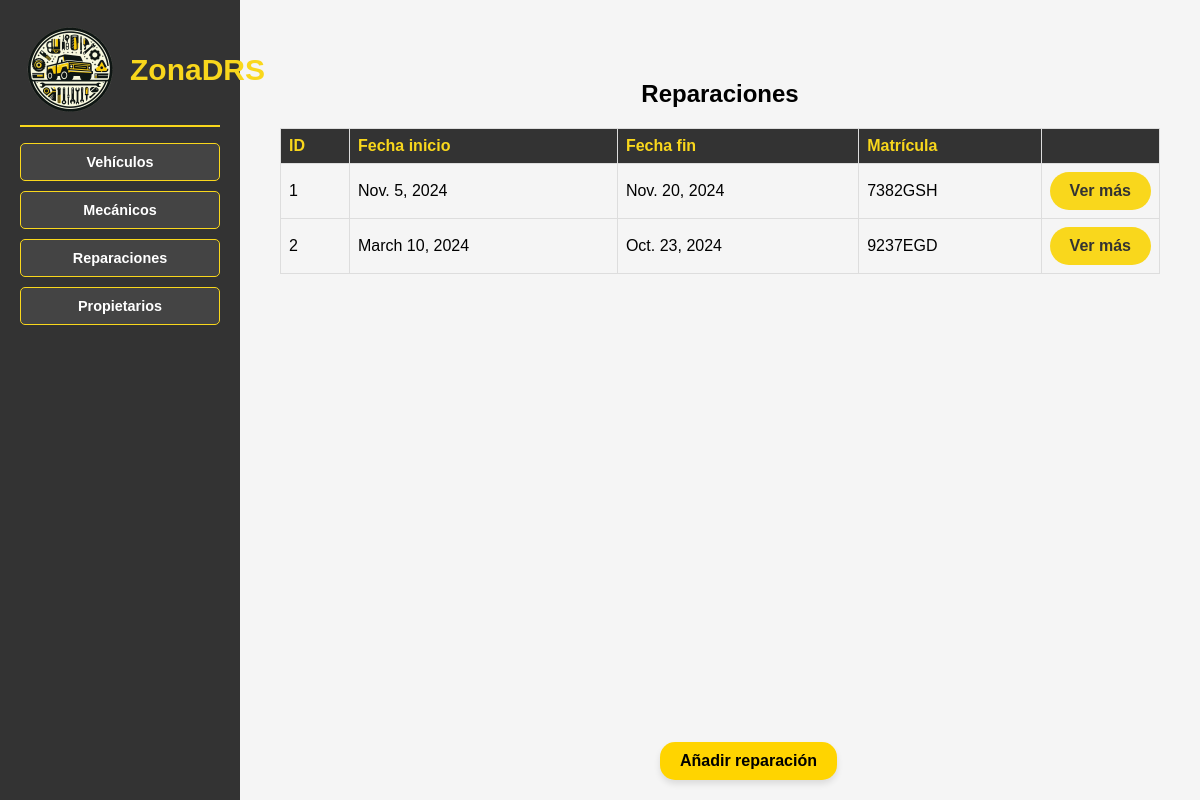
The app's page /ZonaDRS/listaReparaciones/, older data.
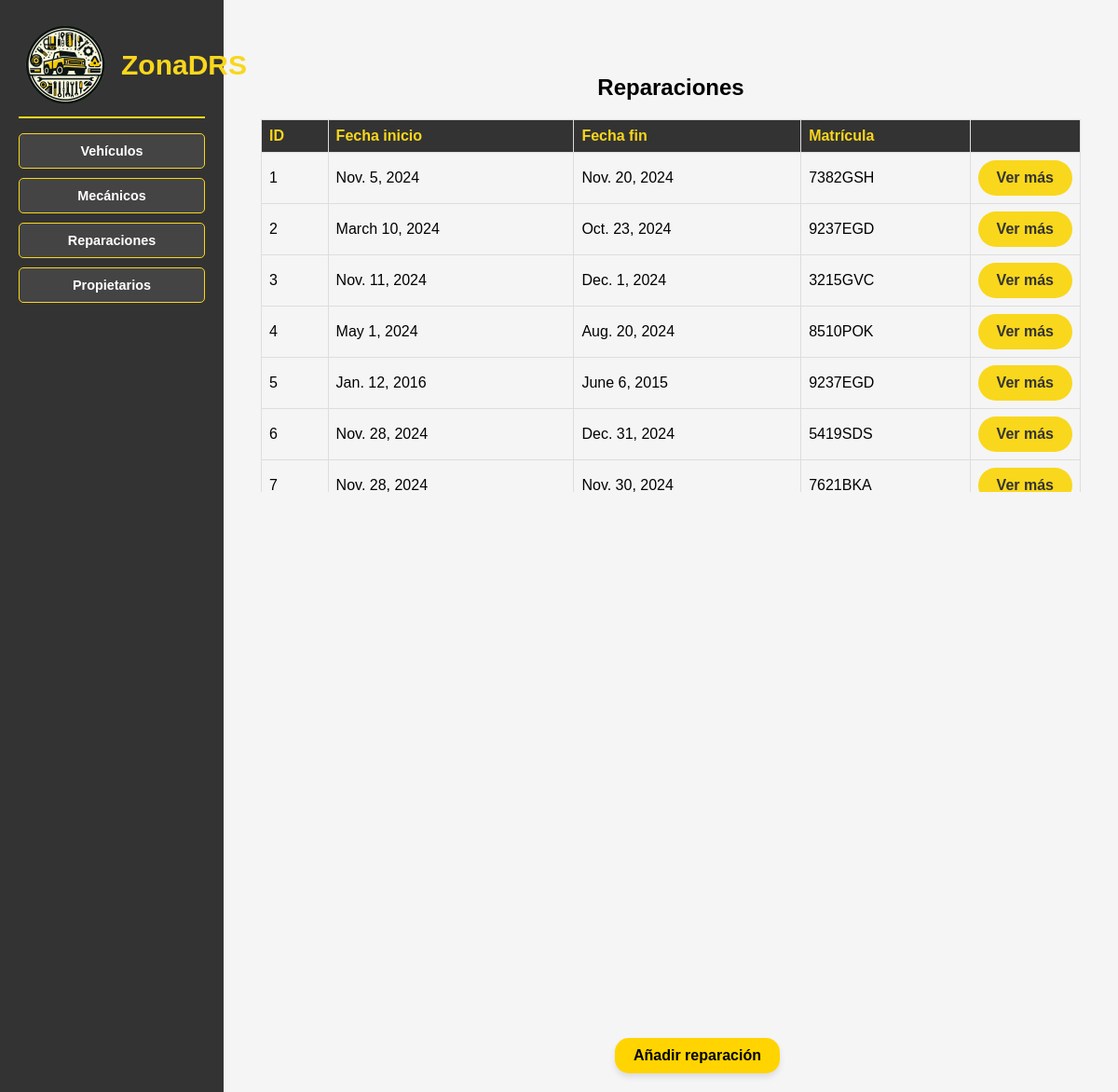
The same page, newer data.
### Zona_DRS_APP/models.py (models this page shows, shortened)
class Reparacion(models.Model):
    id = models.AutoField(primary_key=True)
    fecha_inicio = models.DateField()
    fecha_fin = models.DateField()
    coste = models.FloatField()
    vehiculo = models.ForeignKey(Vehiculo, on_delete=models.CASCADE, related_name='reparacionVehiculos')
    mecanico = models.ManyToManyField(Mecanico, related_name='reparaciones')

class Vehiculo(models.Model):
    matricula = models.CharField(max_length=7, primary_key=True)
    tipo = models.CharField(
        max_length=10,
        choices=[
            ('Coche', 'Coche'),
            ('Moto', 'Moto'),
            ('Camión', 'Camión')
        ]
    )
    marca = models.CharField(max_length=255)
    modelo = models.CharField(max_length=255)
    color = models.CharField(max_length=255)
    fecha_fabricacion = models.DateField()
    propietario = models.ForeignKey(Propietario, on_delete=models.CASCADE, related_name='vehiculos')

### Zona_DRS_APP/views.py (the view)
# urls.py: path('listaReparaciones/', ListaReparacionesView.as_view(), name='listaReparaciones'),
class ListaReparacionesView(ListView):
    model = Reparacion
    template_name = 'listaReparaciones.html'
    context_object_name = 'reparaciones'
    queryset = Reparacion.objects.order_by('id')
    '''
    reparaciones = Reparacion.objects.order_by('id')
    return render(request, 'listaReparaciones.html', {'reparaciones': reparaciones})
    '''

### Zona_DRS_APP/templates/listaReparaciones.html
{% extends "base.html" %}
{% block contenido %}
<div class="content">
    <h2>Reparaciones</h2>
    <table>
        <tr>
            <th>ID</th>
            <th>Fecha inicio</th>
            <th>Fecha fin</th>
            <th>Matrícula</th>
            <th></th>
        </tr>
        {% for reparacion in reparaciones %}
        <tr>
            <td>{{ reparacion.id }}</td>
            <td>{{ reparacion.fecha_inicio }}</td>
            <td>{{ reparacion.fecha_fin }}</td>
            <td>{{ reparacion.vehiculo.matricula }}</td>
            <td>
                <div class="boton">
                    <a href="{% url 'detalleReparacion' reparacion.id %}">
                        Ver más
                    </a>
                </div>
            </td>
        </tr>
        {% endfor %}
    </table>
    <a href="http://127.0.0.1:8000/admin/Zona_DRS_APP/reparacion/add/" class="boton_admin">Añadir reparación</a>
</div>
{% endblock %}

### Zona_DRS_APP/templates/base.html (shortened to what this page needs)
{% load static %}
<!DOCTYPE html>
<html lang="es">
<head>
    <link rel="stylesheet" href="{% static 'style/navbar.css' %}">
    <link rel="stylesheet" href="{% static 'style/content.css' %}">
    <link rel="stylesheet" href="{% static 'style/detalle.css' %}">
    <link rel="stylesheet" href="{% static 'style/reparacion.css' %}">
</head>
<body>
    <div class="sidebar">
        <a href="{% url 'index' %}">
            <div id="header">
                <img src="{% static 'img/zonaDRSLogo.png' %}" alt="index">
                <h1>ZonaDRS</h1>
            </div>
        </a>
        <ul>
            <a href="{% url 'listaVehiculos' %}" class="menu-item"><li>Vehículos</li></a>
            <a href="{% url 'listaMecanicos' %}" class="menu-item"><li>Mecánicos</li></a>
            <a href="{% url 'listaReparaciones' %}" class="menu-item"><li>Reparaciones</li></a>
            <a href="{% url 'listaPropietarios' %}" class="menu-item"><li>Propietarios</li></a>
        </ul>
    </div>
    <div class="content">
        {% block contenido %} {% endblock %}
    </div>
<body/>
</html>

### Zona_DRS_APP/static/style/navbar.css (style rules this page uses)
body { margin: 0; font-family: Arial, sans-serif; display: flex; text-align: center; }
.sidebar { width: 20%; background-color: #333; color: #f9d71c; padding: 20px; height: 100vh; box-sizing: border-box; }
.sidebar h1 { margin: 0 0 20px; font-size: 2vw; color: #f9d71c; }
.sidebar a { color: white; font-weight: bold; text-decoration: none; }
#header { display: flex; align-items: center; justify-content: flex-start; border-bottom: 2px solid #f9d71c; padding-bottom: 5px; }
#header img { max-height: 50px; margin-right: 10px; }
#header img { max-height: 100px; margin-right: 10px; }
#header h1 { margin: 0; font-size: 30px; }
.sidebar ul { list-style: none; padding: 0; text-align: center; }
.sidebar ul li { padding: 10px; font-size: 1.2vw; cursor: pointer; border: 0.5px solid #f9d71c; background-color: #444; margin-bottom: 10px; border-radius: 5px; text-align: center; transition: background-color 0.3s ease; margin-top: 10px; }

### Zona_DRS_APP/static/style/content.css (style rules this page uses)
body { margin: 0; font-family: Arial, sans-serif; display: flex; }
.content { flex-grow: 1; padding: 20px; }
h2 { padding-top: 20px; }
table { width: 100%; border-collapse: collapse; margin-bottom: 20px; display: block; max-height: 400px; overflow-y: auto; overflow-x: auto; margin-bottom: 20px; padding: 0 auto; }
th, td { border: 1px solid #ddd; text-align: left; padding: 8px; }
th { background-color: #333; color: #f9d71c; }
table td:last-child { width: 10%; white-space: nowrap; }
.boton a { background-color: #f9d71c; color: #333; border: none; border-radius: 25px; padding: 10px 20px; text-align: center; text-decoration: none; font-size: 1em; font-weight: bold; display: inline-block; display: block; margin: 0; }
.boton_admin { position: fixed; bottom: 20px; left: 55%; background-color: #FFD400; color: #000; border: none; border-radius: 15px; padding: 10px 20px; text-align: center; text-decoration: none; font-size: 1em; font-weight: bold; cursor: pointer; box-shadow: 0px 4px 6px rgba(0, 0, 0, 0.1); transition: background-color 0.3s ease; }

### Zona_DRS_APP/static/style/detalle.css (style rules this page uses)
body { font-family: Arial, sans-serif; margin: 0; background-color: #f5f5f5; margin: 0; padding: 0; height: 100%; }

Row changes from the older to the newer data that the page shows:
added Reparacion: id "3", fecha_inicio "Nov. 11, 2024", fecha_fin "Dec. 1, 2024", vehiculo.matricula "3215GVC"
added Reparacion: id "4", fecha_inicio "May 1, 2024", fecha_fin "Aug. 20, 2024", vehiculo.matricula "8510POK"
added Reparacion: id "5", fecha_inicio "Jan. 12, 2016", fecha_fin "June 6, 2015", vehiculo.matricula "9237EGD"
added Reparacion: id "6", fecha_inicio "Nov. 28, 2024", fecha_fin "Dec. 31, 2024", vehiculo.matricula "5419SDS"
added Reparacion: id "7", fecha_inicio "Nov. 28, 2024", fecha_fin "Nov. 30, 2024", vehiculo.matricula "7621BKA"
